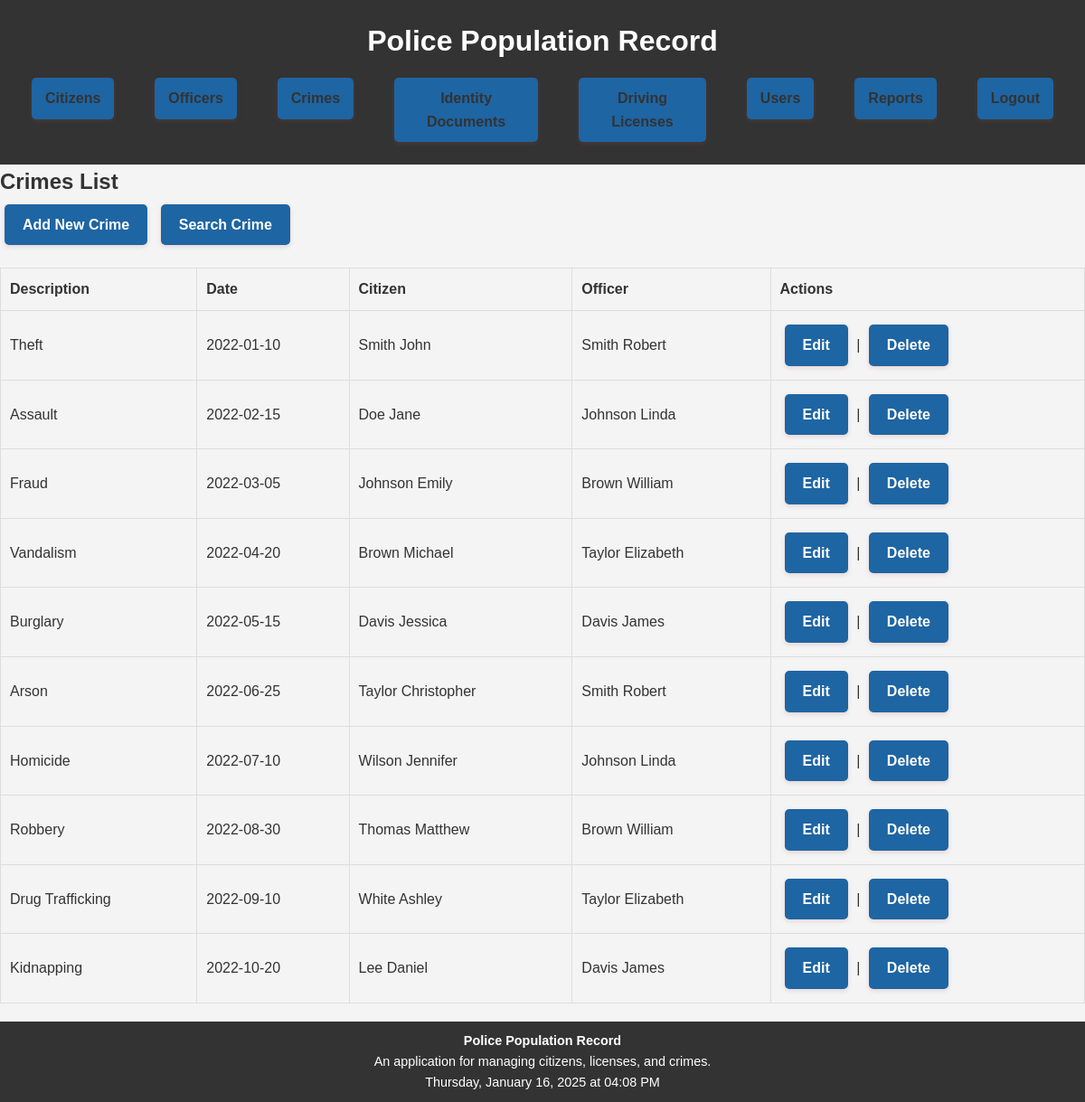
The app's page /pages/crimes.php (signed in) with its own data.
### tables this page shows
CREATE TABLE `crimes` (
  `Crime_ID` int(11) NOT NULL,
  `Description` varchar(1000) NOT NULL,
  `Crime_Date` date NOT NULL,
  `Citizen_ID` int(11) DEFAULT NULL,
  `Officer_ID` int(11) DEFAULT NULL
);

### pages/crimes.php (the view, shortened to what this page needs)
<?php
include '../config/database.php';
include '../includes/header.php';
$stmt = $conn->query("SELECT c.Crime_ID, c.Description, c.Crime_Date,
                      CONCAT(ci.Last_Name, ' ', ci.First_Name) AS Citizen_Name,
                      CONCAT(o.Last_Name, ' ', o.First_Name) AS Officer_Name
                      FROM Crimes c
                      LEFT JOIN Citizens ci ON c.Citizen_ID = ci.Citizen_ID
                      LEFT JOIN Officers o ON c.Officer_ID = o.Officer_ID");
$crimes = $stmt->fetchAll(PDO::FETCH_ASSOC);
?>
<h2>Crimes List</h2>
<?php if ($_SESSION['role'] === 'Admin'): ?>
    <a href="crimes_add.php">Add New Crime</a>
<?php endif; ?>
<a href="crimes_search.php">Search Crime</a>
<table border="1">
    <tr>
        <th>Description</th>
        <th>Date</th>
        <th>Citizen</th>
        <th>Officer</th>
        <?php if ($_SESSION['role'] === 'Admin'): ?>
            <th>Actions</th>
        <?php endif; ?>
    </tr>
    <?php foreach ($crimes as $crime): ?>
        <tr>
            <td><?= htmlspecialchars($crime['Description']); ?></td>
            <td><?= htmlspecialchars($crime['Crime_Date']); ?></td>
            <td><?= htmlspecialchars($crime['Citizen_Name']); ?></td>
            <td><?= htmlspecialchars($crime['Officer_Name']); ?></td>
            <?php if ($_SESSION['role'] === 'Admin'): ?>
                <td>
                    <a href="crimes_edit.php?id=<?= $crime['Crime_ID']; ?>">Edit</a> |
                    <a href="crimes_delete.php?id=<?= $crime['Crime_ID']; ?>" onclick="return confirm('Are you sure you want to delete this crime?');">Delete</a>
                </td>
            <?php endif; ?>
        </tr>
    <?php endforeach; ?>
</table>
<?php
include '../includes/footer.php';
?>

### assets/style.css (style rules this page uses)
* { margin: 0; padding: 0; box-sizing: border-box; }
body { font-family: Arial, sans-serif; line-height: 1.6; color: #333; background-color: #f4f4f4; }
a { display: inline-block; padding: 10px 20px; margin: 5px; font-size: 16px; font-weight: bold; color: #fff; background-color: #1e65a3; text-decoration: none; border-radius: 5px; box-shadow: 0 2px 5px rgba(167, 86, 86, 0.2); transition: background-color 0.3s ease, transform 0.3s ease; }
table { width: 100%; margin: 20px 0; border-collapse: collapse; }
table, th, td { border: 1px solid #ddd; }
th, td { padding: 10px; text-align: left; }
th { background-color: #f4f4f4; }

### records on screen
crimes: Description "Theft", Crime_Date "2022-01-10", Citizen_Name "Smith John", Officer_Name "Smith Robert"
crimes: Description "Assault", Crime_Date "2022-02-15", Citizen_Name "Doe Jane", Officer_Name "Johnson Linda"
crimes: Description "Fraud", Crime_Date "2022-03-05", Citizen_Name "Johnson Emily", Officer_Name "Brown William"
crimes: Description "Vandalism", Crime_Date "2022-04-20", Citizen_Name "Brown Michael", Officer_Name "Taylor Elizabeth"
crimes: Description "Burglary", Crime_Date "2022-05-15", Citizen_Name "Davis Jessica", Officer_Name "Davis James"
crimes: Description "Arson", Crime_Date "2022-06-25", Citizen_Name "Taylor Christopher", Officer_Name "Smith Robert"
crimes: Description "Homicide", Crime_Date "2022-07-10", Citizen_Name "Wilson Jennifer", Officer_Name "Johnson Linda"
crimes: Description "Robbery", Crime_Date "2022-08-30", Citizen_Name "Thomas Matthew", Officer_Name "Brown William"
crimes: Description "Drug Trafficking", Crime_Date "2022-09-10", Citizen_Name "White Ashley", Officer_Name "Taylor Elizabeth"
crimes: Description "Kidnapping", Crime_Date "2022-10-20", Citizen_Name "Lee Daniel", Officer_Name "Davis James"
